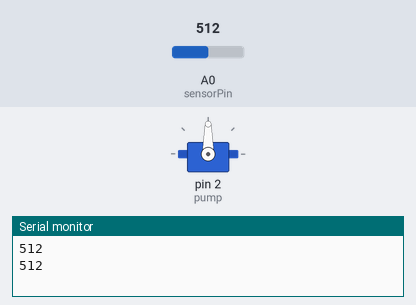
Bench run of a sketch on a simulated Arduino Uno, built with avr-gcc and run on an emulated ATmega328P. Parts: servo, the last lines printed to the serial monitor. The test bench sets the inputs (shaded band); at power-on: A0 (sensorPin) = 512.

Above: at 2.8 s.
2.9 s: A0 (sensorPin) set to 589
4.4 s: A0 (sensorPin) set to 615
At 6.2 s:
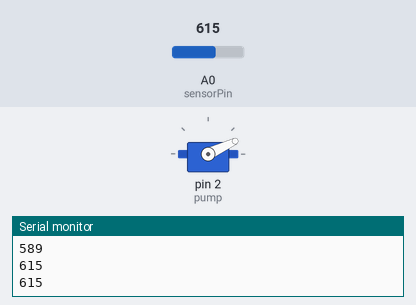
6.5 s: A0 (sensorPin) set to 513
8.2 s: A0 (sensorPin) set to 482
At 9.3 s:
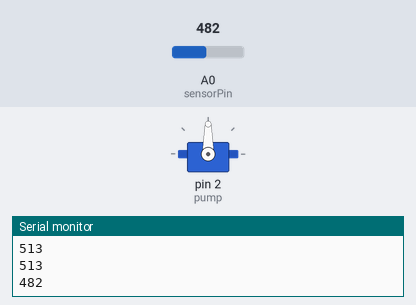
10.5 s: A0 (sensorPin) set to 610
At 12.0 s:
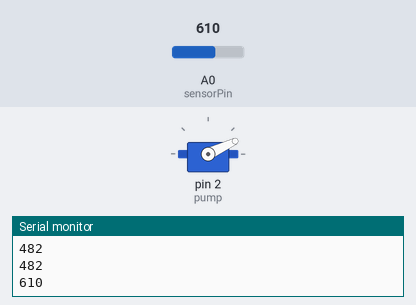
Timing chart, 0 to 13.5 s (numbered marks = the images above; inputs shaded):
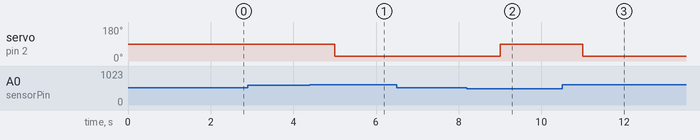

Measured:
- the behaviour switches between 599 and 600 on A0 (sensorPin) (found by bisection; images 0 and 1)
- the behaviour switches between 500 and 499 on A0 (sensorPin) (found by bisection; images 1 and 2)
- after the input at 4.4 s, servo on pin 2 (pump): 90° → 25° after 0.60 s
- after the input at 8.2 s, servo on pin 2 (pump): 25° → 90° after 0.80 s
- after the input at 10.5 s, servo on pin 2 (pump): 90° → 25° after 0.50 s

The sketch:

Pond.ino
```cpp
#include <Servo.h>

int sensorPin = A0;
int sensorValue = 0;

Servo pump;

const int onPumpValue = 25;
const int offPumpValue = 90;

int currentPumpValue = 90;

void setup() {
  // put your setup code here, to run once:
  Serial.begin(9600);
  pump.attach(2);

}

void loop() {
  // put your main code here, to run repeatedly:
  delay(1000);
  sensorValue = analogRead(sensorPin);
  Serial.println(sensorValue);

  if (sensorValue >= 600)
  {
    currentPumpValue = onPumpValue;
  }

  if (sensorValue < 500)
  {
    currentPumpValue = offPumpValue;
  }

  pump.write(currentPumpValue);
}
```
